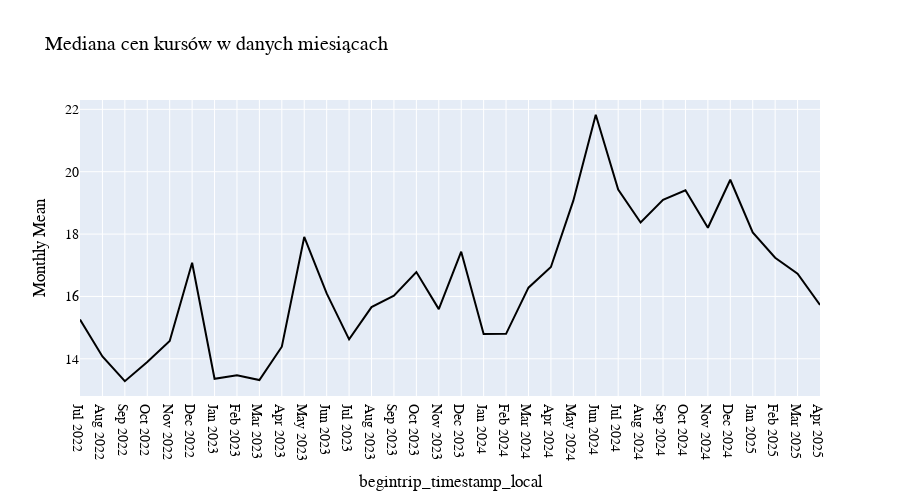

The cell this chart's notebook holds for it:
### Code cell
month_mean_trip_costs = dataset.groupby(dataset.begintrip_timestamp_local.dt.to_period('M'))['driver_upfront_fare_local'].mean().reset_index(name='Monthly Mean')
month_mean_trip_costs = month_mean_trip_costs.sort_values(by='begintrip_timestamp_local', ascending=True)
month_mean_trip_costs['begintrip_timestamp_local'] = month_mean_trip_costs['begintrip_timestamp_local'].dt.strftime('%b %Y')

fig = px.line(data_frame=month_mean_trip_costs,x='begintrip_timestamp_local',y="Monthly Mean",title="Mediana cen kursów w danych miesiącach")
fig.update_traces(line_color='#000000')
fig.update_layout(height=500, font=dict(family='Arial', size=14, color='black'))
fig.show()

### Figure 1 — Plotly figure (JSON) as saved in the notebook; plotly's stock layout.template omitted (floating-point values rounded to 4 significant figures)
{"data": [{"hovertemplate": "begintrip_timestamp_local=%{x}<br>Monthly Mean=%{y}<extra></extra>", "legendgroup": "", "line": {"color": "#000000", "dash": "solid"}, "marker": {"symbol": "circle"}, "mode": "lines", "name": "", "orientation": "v", "showlegend": false, "type": "scatter", "x": ["Jul 2022", "Aug 2022", "Sep 2022", "Oct 2022", "Nov 2022", "Dec 2022", "Jan 2023", "Feb 2023", "Mar 2023", "Apr 2023", "May 2023", "Jun 2023", "Jul 2023", "Aug 2023", "Sep 2023", "Oct 2023", "Nov 2023", "Dec 2023", "Jan 2024", "Feb 2024", "Mar 2024", "Apr 2024", "May 2024", "Jun 2024", "Jul 2024", "Aug 2024", "Sep 2024", "Oct 2024", "Nov 2024", "Dec 2024", "Jan 2025", "Feb 2025", "Mar 2025", "Apr 2025"], "xaxis": "x", "y": [15.26, 14.08, 13.28, 13.9, 14.57, 17.08, 13.36, 13.48, 13.32, 14.39, 17.91, 16.1, 14.62, 15.66, 16.03, 16.78, 15.59, 17.44, 14.79, 14.8, 16.28, 16.94, 19.07, 21.83, 19.43, 18.37, 19.1, 19.41, 18.2, 19.74, 18.06, 17.24, 16.73, 15.73], "yaxis": "y"}], "layout": {"font": {"color": "black", "family": "Arial", "size": 14}, "height": 500, "legend": {"tracegroupgap": 0}, "title": {"text": "Mediana cen kursów w danych miesiącach"}, "xaxis": {"anchor": "y", "domain": [0, 1], "title": {"text": "begintrip_timestamp_local"}}, "yaxis": {"anchor": "x", "domain": [0, 1], "title": {"text": "Monthly Mean"}}}}
